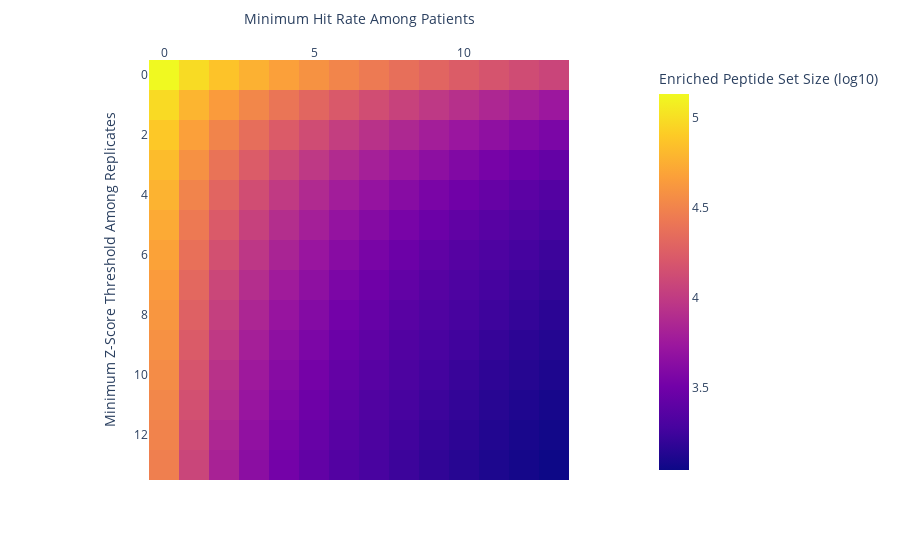

Notebook cell for this chart:
### Markdown cell above
## Plot Peptide Set Size as a function of Z-Score and Minimum Hit Rate

### Code cell
def plot_heatmap(frame):
    
    mat = pd.pivot_table(
        peptide_set_size,
        index = "z_min", 
        columns = "c_min", 
        values = "size"
    )
    
    fig = px.imshow(
        np.log10(mat),
        labels = dict(
            x = "Minimum Hit Rate Among Patients",
            y = "Minimum Z-Score Threshold Among Replicates",
            color = "Enriched Peptide Set Size (log10)"
        )
    )
    
    fig.update_xaxes(side = 'top')
    
    return fig

fig_heatmap = plot_heatmap(peptide_set_size)
fig_heatmap.write_html(os.path.join(fig_dir, "zc_heatmap.html"))
fig_heatmap

### Figure 1 — Plotly figure (JSON) as saved in the notebook; plotly's stock layout.template omitted (floating-point values rounded to 4 significant figures; data arrays with more than 128 entries replaced by an {"elided": "..."} marker saying what was removed)
{"data": [{"coloraxis": "coloraxis", "hovertemplate": "Minimum Hit Rate Among Patients: %{x}<br>Minimum Z-Score Threshold Among Replicates: %{y}<br>Enriched Peptide Set Size (log10): %{z}<extra></extra>", "type": "heatmap", "z": {"elided": "14x14 float values"}}], "layout": {"coloraxis": {"colorbar": {"title": {"text": "Enriched Peptide Set Size (log10)"}}, "colorscale": [[0, "#0d0887"], [0.1111, "#46039f"], [0.2222, "#7201a8"], [0.3333, "#9c179e"], [0.4444, "#bd3786"], [0.5556, "#d8576b"], [0.6667, "#ed7953"], [0.7778, "#fb9f3a"], [0.8889, "#fdca26"], [1, "#f0f921"]]}, "margin": {"t": 60}, "xaxis": {"constrain": "domain", "scaleanchor": "y", "side": "top", "title": {"text": "Minimum Hit Rate Among Patients"}}, "yaxis": {"autorange": "reversed", "constrain": "domain", "title": {"text": "Minimum Z-Score Threshold Among Replicates"}}}}
